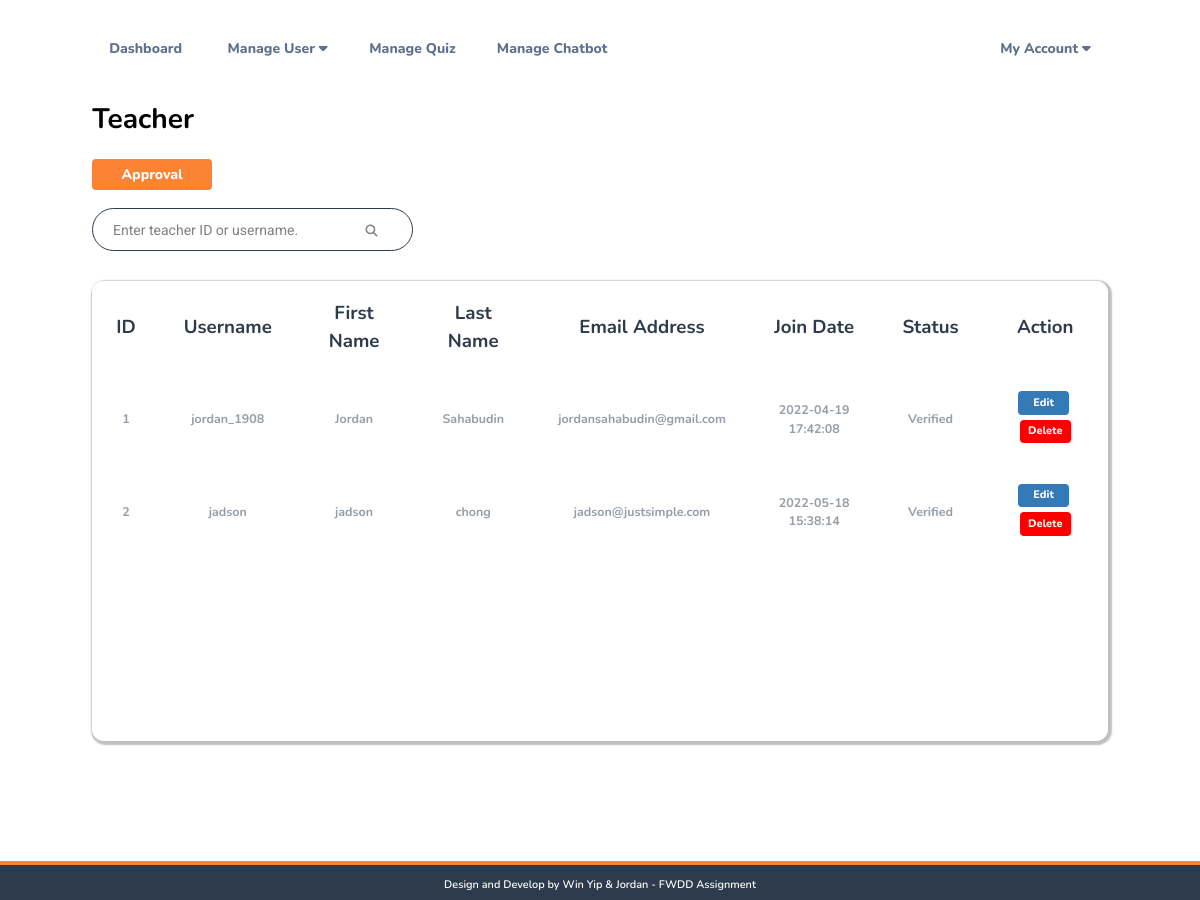
Page /admin/admin-mgteacher.php (signed in) on the committed database.
### tables this page shows
CREATE TABLE IF NOT EXISTS `teacher` (
  `teac_id` int NOT NULL AUTO_INCREMENT,
  `teac_username` varchar(30) NOT NULL,
  `teac_password` varchar(255) NOT NULL,
  `teac_email` varchar(40) NOT NULL,
  `teac_first_name` varchar(30) NOT NULL,
  `teac_last_name` varchar(30) NOT NULL,
  `teac_join_date` datetime NOT NULL DEFAULT CURRENT_TIMESTAMP,
  `teac_profile_picture` varchar(255) DEFAULT 'teac_default_profile.png',
  `teac_edu_proof` varchar(255) NOT NULL,
  `teac_status` varchar(30) NOT NULL,
  PRIMARY KEY (`teac_id`)
);

### admin/admin-mgteacher.php (the view, shortened to what this page needs)
<?php
include "conn.php";
$sql = "SELECT * FROM teacher WHERE teac_status = 'Verified'";
$result = mysqli_query($conn, $sql);
?>
<!DOCTYPE html>
<html lang="en">
<head>
    <link rel="stylesheet" href="admin-mgteachers.css">
    <?php include('header.php') ?>
</head>
<body>
    <?php include("admin-nav.php")?>
    <div class="teac-page-container">
        <p class="teac-page-title">Teacher</p>
        <button class="check-btn" onclick="document.getElementById('approval-list').style.display='block'">Approval</button>
        <div class="search-box">
            <form method="POST" action="admin-mgteacher.php" autocomplete="off">
                <input id="search_text" name="search" type="text" placeholder="Enter teacher ID or username.">
                <button id="search-btn" type="submit" name="submit" value="Search"><i class="fas fa-search"></i></button>
            </form>
        </div>
        <div class="teac-list">
            <table id="table-data" class="list">
                <thead>
                    <tr>
                        <th>ID</th>
                        <th>Username</th>
                        <th>First Name</th>
                        <th>Last Name</th>
                        <th>Email Address</th>
                        <th>Join Date</th>
                        <th>Status</th>
                        <th>Action</th>
                    </tr>
                </thead>
                <tbody>
                        <?php while ($row =mysqli_fetch_array($result)){?>
                        <tr>
                            <td><?php echo $row["teac_id"]; ?></td>
                            <td><?php echo $row["teac_username"]; ?></td>
                            <td><?php echo $row["teac_first_name"]; ?></td>
                            <td><?php echo $row["teac_last_name"]; ?></td>
                            <td><?php echo $row["teac_email"]; ?></td>
                            <td><?php echo $row["teac_join_date"]; ?></td>
                            <td><?php echo $row["teac_status"]; ?></td>
                            <td><a class="edit_teacher"><button type="button" data-id="<?php echo $row['teac_id']?>" class="viewbtn">Edit</button></a>&nbsp;
                                <a><button type="button" data-id="<?php echo $row['teac_id']?>" class="deletebtn">Delete</button></a></td>
                        </tr>
                    <?php
                        }
                ?>
                </tbody>
            </table>
        </div>
    </div>
    <div class="admin-footer">
        <div class="foo-des">
            <p>Design and Develop by Win Yip & Jordan - FWDD Assignment</p>
        </div>
    </div>
</body>
</html>

### admin/admin-mgteachers.css (style rules this page uses)
.teac-page-container { width: 84.64vw; height: auto; margin-left: auto; margin-right: auto; margin-bottom: 10vw; }
.teac-page-title { font-family: Nunito; font-style: normal; font-weight: bold; font-size: 2.343vw; color: rgba(0, 0, 0, 1); margin-bottom: 1.63vw; }
.search-box { width: 26.76vw; height: 3.58vw; border: 0.03vw solid #2D3B4C; background-color: white; box-sizing: border-box; border-radius: 3.26vw; margin-top: 1.5vw; }
.search-box input[type=text] { width: 21.03vw; height: 3.125vw; border: none; outline: none; border-radius: 3.26vw; margin-top: 0.13vw; margin-bottom: 0.2vw; margin-left: 0.65vw; padding-left: 1vw; font-family: Roboto; font-style: normal; font-weight: normal; font-size: 1.17vw; }
.search-box input[type=text]::placeholder { font-family: Roboto; font-style: normal; font-weight: normal; font-size: 1.17vw; color: rgba(0, 0, 0, 0.5); }
.search-box button { width: 2.28vw; height: 2.6vw; border: none; outline: none; background-color: white; cursor: pointer; }
.search-box i { font-size: 1vw; margin-top: 0.65vw; margin-bottom:0.65vw; color: #808080; }
.check-btn { width: 10vw; height: 2.6vw; background-color: #FA8334; border-radius: 0.33vw; font-family: Nunito; font-style: normal; font-weight: 800; font-size: 1.17vw; color: white; border: none; outline: none; text-decoration: none; cursor: pointer; }
.teac-list { margin-top: 2.47vw; width: 84.64vw; height: auto; min-height: 38.35vw; background-color: white; box-shadow: 0.13vw 0.13vw 0.13vw 0.2vw rgba(0, 0, 0, 0.25); border-radius: 0.98vw; }
.list { margin-left: auto; margin-right: auto; border-collapse: collapse; width: 100%; border-radius: 0.98vw; overflow: hidden; }
.list thead tr { background-color: white; color: #2D3B4C; text-align: center; font-family: Nunito; font-style: normal; font-weight: bold; font-size: 1.56vw; }
.list th, .list td { padding: 1.5vw 2vw; text-align: center; }
.list tbody td { font-family: Nunito; font-style: normal; font-weight: bold; font-size: 1.04vw; color: rgba(45, 59, 76, 0.5); }
.viewbtn, .approvebtn { width: 4.23vw; height: 1.95vw; background-color: #337AB7; border-radius: 0.33vw; font-family: Nunito; font-style: normal; font-weight: 800; font-size: 0.911vw; color: white; border: none; outline: none; text-decoration: none; cursor: pointer; }
.deletebtn, .rejectbtn { width: 4.23vw; height: 1.95vw; background: red; border-radius: 0.33vw; font-family: Nunito; font-style: normal; font-weight: 800; font-size: 0.911vw; color: white; border: none; outline: none; text-decoration: none; cursor: pointer; margin: 5px auto; }
.admin-footer .foo-des { width: 100%; height: 3.255vw; background-color: #2D3B4C; border-top: 0.39vw solid #FA8334; }
.admin-footer .foo-des p { font-family: Nunito; font-style: normal; font-weight: 600; font-size: 0.911vw; color: white; text-align: center; margin-top: 0.98vw; margin-bottom: 1.04vw; }

### admin/admin-nav.css (style rules this page uses)
body { padding: 0; margin: 0; }

### rows in the picture
teacher: teac_id "1", teac_username "jordan_1908", teac_first_name "Jordan", teac_last_name "Sahabudin", teac_email "jordansahabudin@gmail.com", teac_join_date "2022-04-19 17:42:08", teac_status "Verified"
teacher: teac_id "2", teac_username "jadson", teac_first_name "jadson", teac_last_name "chong", teac_email "jadson@justsimple.com", teac_join_date "2022-05-18 15:38:14", teac_status "Verified"
